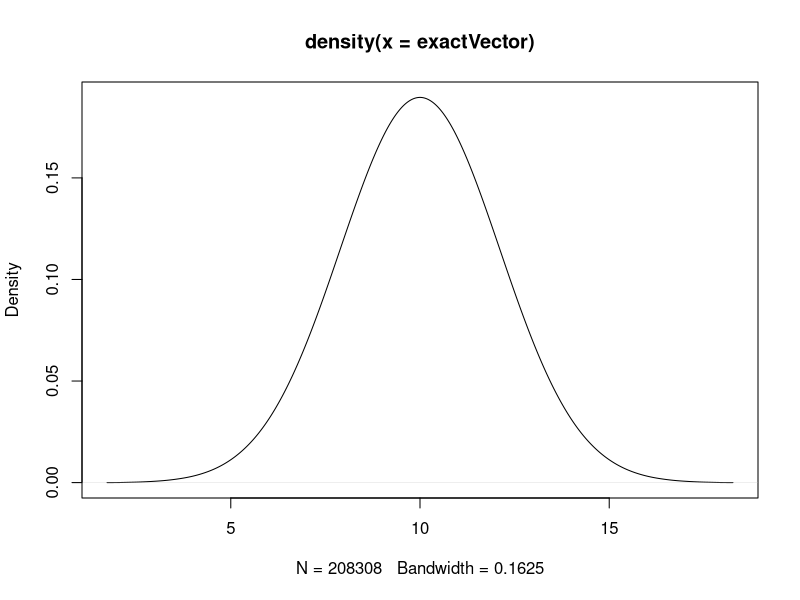
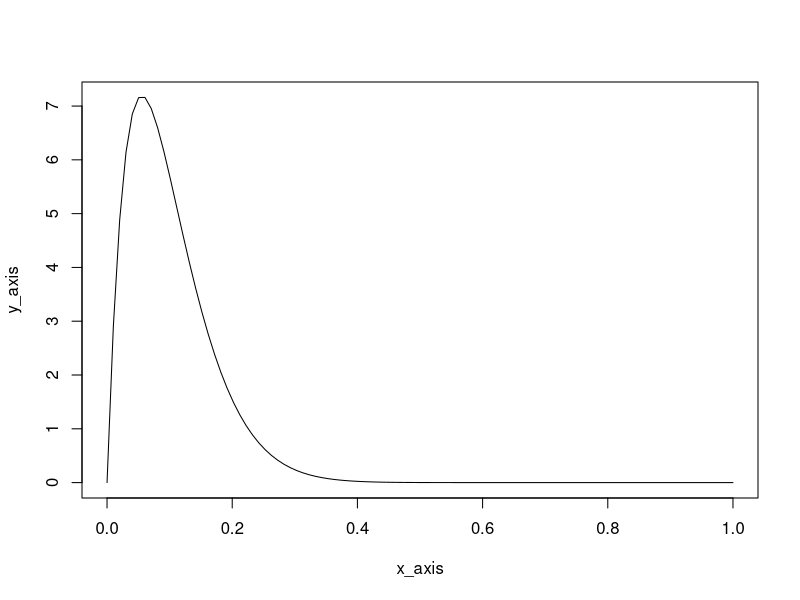
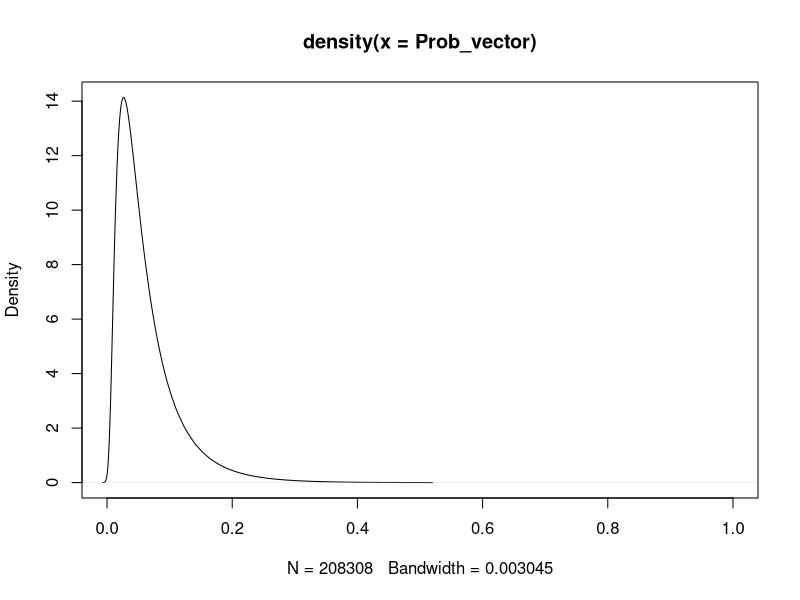

Reproduce these figures in R, in order. (Note: this script raises an error after producing the figures.)
#######################
# epi input functions
#######################

library(MASS)


##############################
# epi inputs models require
#############################

# additional for binary
# P_t1, # NB: this is currently simulated within the functions using rep(P_t1, MCsims)
# additional for survival
# survivalDist,scaleParameter_t1,shapeParameter_t1
# required for all models 
# mu_t2, variance_t2, dist_t2, direction_t2,
# mu_t3, variance_t3, dist_t3, direction_t3,
# mu_t4, variance_t4, dist_t4, direction_t4



##########################################
##########################################
# BINARY endpoint
##########################################
###########################################

########################################
# Binary endpoint: baseline probability
#######################################

# there are 3 methods to input baseline probability
# 1) single value: no uncertainty in baseline
# 2) UCI and LCI for probability: input using slider normalParameters() calculates mu and sigma
# 3) nEvents, nAtRisk: used to draw a beta distribution


# Binary endpoint; baseline probability 1) no uncertainty
##############################################################

# user input: P_t1


# Binary endpoint, baseline probability 2) from LCI and UCI on baseline probability
############################################
# note: this is done as in Excel model by converting probability to odds
# (slighlty modified as linearlity/ normality holds better on the log scale so this is used here)
# ***theoretically possible to simulate negative probability values with this method? - probably not thanks to exponeitation etc
# also possible to do this by treating the LCI and UCI as a 95% interval on a beta distribtion
# and finding the alpha and beta parameters which best fit the LCI and UCI provided by the user
# these parameters are found by choosing alpha and beta to minimise a loss function:
# squared distance from LCI + squared distance from UCI as described in: https://www.johndcook.com/quantiles_parameters.pdf
# loss function in R
# (qbeta(0.025, alpha_hat, beta_hat) - LCI)^2 + (qbeta(0.975, alpha_hat, beta_hat) - UCI)^2
# not fully sure if this works!

# function
# input: prob_UCI and prob_LCI
# output: mu_prob (exact expected probability), sigma (log odds scale), mu  (mean on log odds scale)
# this output can then be used to calculate P_t1 using:
# LO <- rnorm(MCsims, mu, sigma)
# Odds <- exp(LO)
# P_t1 <- Odds/(1 + Odds)
# assumes normal log odds distribution

# test data (from Excel model)
prob_UCI = 0.469
prob_LCI = 0.248

# define function
probCI <- function(prob_UCI, prob_LCI){
  
  # convert prob CIs to odds CIs
  Odds_UCI <- prob_UCI/(1 - prob_UCI)
  Odds_LCI <- prob_LCI/(1 - prob_LCI)
  
  # convert to log scale as sigma is symmetrical around the mean on this scale
  LO_UCI <- log(Odds_UCI)
  LO_LCI <- log(Odds_LCI)
  
  sigma <- abs(LO_UCI - LO_LCI)/(2*1.96)
  mu <- LO_LCI + 1.96*sigma # mean on log odds scale
  mu_OR <- exp(mu)
  mu_prob <- mu_OR/(1 + mu_OR)
  
  
  outputs <- list(mu_prob = mu_prob, mu = mu, sigma = sigma)
  return(outputs)
  
}

# test function (from Excel model)
probCI(0.469, 0.248)





# Binary endpoint, baseline probability 2) Exact sampling: from normal distribution 
############
# given mu and sigma (calculated above) creates vector of samples in direct proportion to normal theoretical distribution
# within a user defined range. This vector can be manipulated to convert to probability distribution
# v.quick!

# inputs: mu, sigma
# outputs: exactVector (vector of samples) 

# define function
exactVectorNormal <- function( mu, sigma){
  
  # just need to sample reasonablely close to mean
  lowerBound <- mu - 6*sigma
  upperBound <- mu + 6*sigma
  # vector of points at which samples will be taken
  # lower bound , upper bound , and length.out = resolution of curve
  x_axis <- seq(lowerBound, upperBound, length.out = 1000) # 1000 appears to work well
  
  # gives a vecor of values for each point in x_axis vector which represent how likely they are
  # in the theoretical distribution (normal with mean mu and sigma)
  density_vector <- dnorm(x_axis, mu, sigma)
  
  # normalise this vector to give highest value in density_vector the value of 1 (the most likely point)
  normalised_density_vector <- density_vector/(max(density_vector))
  
  # take samples of each point in x_axis proportionate to its frequency in the theoretical distribution
  # try values to see how it works: 1000 samples of most likely point
  exactVector <- rep(x_axis, times = normalised_density_vector*1000) 
  
  return(exactVector )
  
}

# test function
exactVector <- exactVectorNormal(10, 2.1)
plot(density(exactVector))








# Binary endpoint: baseline probability 3) from events vs number at risk
############################################

# function
# input: nEvents and nAtRisk
# output: mu_prob (exact expected probability), P_t1
# assumes MCsims sufficient to express the distribution

# test data (from Excel model)
nEvents = 100
nAtRisk = 210
MCsims = 100000

# define function
probEvents <- function(nEvents, nAtRisk, MCsims){
  
  # beta parameter for beta distribution
  nNonEvents <- nAtRisk - nEvents
  mu_prob <- nEvents/(nEvents + nNonEvents)
  
  P_t1 <- rbeta(MCsims,nEvents,nNonEvents )
  outputs <- list(mu_prob = mu_prob, P_t1 = P_t1)
  
  return(outputs)
}

# test function
probEvents(10, 20, 10000)



# Binary endpoint: baseline probability 3) plot function (no randomness)
######################
# no randomness: based on exact densities from beta distribution
# inputs: nEvents, nAtRisk
# output: plot object

plotBetaEvents <- function(nEvents, nAtRisk){
  
  # beta parameter for beta distribution
  nNonEvents <- nAtRisk - nEvents
  
  x_axis <- seq(0, 1, length.out = 100)
  y_axis <- dbeta(x_axis, nEvents, nNonEvents)
  
  plot <- plot(x = x_axis, y = y_axis, type = "l")
  return(plot)
}

# test plot function
plotBetaEvents(2, 20)







# Binary endpoint: baseline probability: PLOT ALL FUNCTION baseline probability from different methods
##########################################################
# there are 3 methods to input baseline probability
# 1) single value: no uncertainty in baseline
# 2) UCI and LCI for probability: input using slider normalParameters() calculates mu and sigma
# 3) nEvents, nAtRisk: used to draw a beta distribution

# require above functions


# test data
input <- list()
input$baselineInput ="confidenceBounds"   # "events" # singleValue
nEvents = 10
nAtRisk = 30
prob_UCI = 0.2
prob_LCI = 0.01
P_t1 = 0.3

# input: mu , sigma or alpha, beta, input$baselineInput
# output: plot object

# wrap in a function??

if(input$baselineInput == "events"){
  
  plotBetaEvents(nEvents, nAtRisk)
  
} 

# also conditional on the confidence bounds not being equal
if(input$baselineInput == "confidenceBounds"){
  
  normalParameters <-  probCI(prob_UCI, prob_LCI)
  LO_vector <- exactVectorNormal(normalParameters$mu, normalParameters$sigma)
  Odds_vector <- exp(LO_vector)
  Prob_vector <- Odds_vector/(1 + Odds_vector)
  
  plot(density(Prob_vector), xlim = c(0, 1))
  
}


# or if confidence bounds are equal
if(input$baselineInput == "singleValue"){
  
  plot(1, type="n", xlab="", ylab="", xlim=c(0, 1), ylim=c(0, 10))
  abline(v = P_t1)
  
}









########################################
# Binary endpoint: relative effects
#######################################
# ? take P_t1 vector (could be uncertain or single valued but must represent the MCsims in its length)
# ? output P_tn

# there are # methods to input relative effects
# 1) UCI and LCI for natural odds ratio scale
# 2) UCI and LCI for natural RR scale
# 3) UCI and LCI for risk difference
# 4) 



# Binary endpoint: relative effects 1) UCI and LCI for natural odds ratio scale
############################################

# function
# input: OR_UCI and OR_LCI
# output: mu_OR, mu (log scale), variance (log scale)
# assumes normal distribution

# plot user inputs
# use exactVectorNormal with mu, variance to take exact samples from normal on LOR scale
# take exponent of these draws and plot to get smooth natural scale OR plot
# include mu_OR, OR_UCI and OR_LCI on this plot

# test data (from Excel model)
OR_UCI = 1.18
OR_LCI = 0.71

# define function
oddsRatioCI <- function(OR_UCI, OR_LCI){
  
  LOR_UCI <- log(OR_UCI) 
  LOR_LCI <- log(OR_LCI)
  sigma <- abs(LOR_UCI - LOR_LCI)/(2*1.96)
  variance <- sigma^2
  
  mu <- LOR_LCI + 1.96*sigma # mean on log odds scale
  mu_OR <- exp(mu)
  
  outputs <- list(mu = mu, variance = variance, mu_OR = mu_OR)
  return(outputs)
}

# test function
oddsRatioCI(OR_UCI, OR_LCI)

oddsRatioCI(1.43, 0.05)


# Binary endpoint: relative effects 2) UCI and LCI for natural RR scale
############################################


# function
# input: RR_UCI and RR_LCI
# output: mu_RR (mean RR on natural scale),  sigma_LRR (se of log rr), mu_LRR (mean of log rr)
# assumes normal distribution for log(RR) 

# plot user inputs
# use exactVectorNormal with sigma_LRR, mu_LRR to take exact samples from normal on LRR scale
# take exponent of these draws and plot to get smooth RR plot
# include mu_RR, RR_UCI and RR_LCI on this plot

# get P_tn
# simulate uncertainty in LRR ~ N(mu_LRR, sigma_LRR)
# exp(LRR) = RR
# RR * P_t1 = P_tn

# similar to above function

# test data (from Excel model)
RR_UCI = 1.18
RR_LCI = 0.71

# define function
RiskRatioCI <- function(RR_UCI, RR_LCI){
  
  LRR_UCI <- log(RR_UCI) 
  LRR_LCI <- log(RR_LCI)
  sigma_LRR <- abs(LRR_UCI - LRR_LCI)/(2*1.96)
  # variance <- sigma_LRR^2
  
  mu_LRR <- LRR_LCI + 1.96*sigma_LRR # mean on log rr scale
  mu_RR <- exp(mu_LRR)
  
  outputs <- list(mu_RR = mu_RR, sigma_LRR = sigma_LRR, mu_LRR = mu_LRR)
  return(outputs)
}

# test function
RiskRatioCI(RR_UCI, RR_LCI)
RiskRatioCI(1.02, 0.94 )






# Binary endpoint: relative effects 3) UCI and LCI for risk difference
############################################


# function
# input: RD_UCI and RD_LCI
# very similar to function above

# plot user inputs

# get P_tn



########################################
# Binary endpoint: probabiliities for new interventions
#######################################


# Binary endpoint: find beta distribtion parameter estimates from vector of probabilitites
##################################################
# supplementary function
# useful to plot inputs neatly by smoothing monte carlo error
# 

# inputs: P_tn (some probability vector)
# outputs: alpha_hat, beta_hat

# test data
P_tn <- rbeta(10000, 13.5, 10 )

# define function
aproxBetaParams <- function(P_tn){
  
  # stop function if input is an NA
  
  # function finds alpha and beta parameter estimates from data for a beta function
  # optimising function with initial values
  suppressWarnings( # suppress that NaNs are produced - the function appears to work well
  fit_beta <- fitdistr(P_tn,"beta",list(shape1=1,shape2=1)) 
  )
  
  # round the result (hopefully should mean that identical inputs will give identical estimates)
  alpha_hat <- round(fit_beta$estimate[1],1) 
  beta_hat <- round(fit_beta$estimate[2],1)
  
  outputs <- list(alpha_hat = alpha_hat, beta_hat = beta_hat)
  return(outputs)
}

# test function
aproxBetaParams(P_tn)




# Binary endpoint: individually plot P_t2, P_t3, P_t4 with uncertain baseline and MCD
############################################




# Binary endpoint: comparative plot of probabilities with uncertain baseline
############################################
# requires MASS package
# put all on one diagram 
# fit a beta distribution to 


# function
# input: alpha_hat_t1, beta_hat_t1, alpha_hat_t2, beta_hat_t2, alpha_hat_t3, beta_hat_t3, alpha_hat_t4, beta_hat_t4 
# output: 

# test data 
P_t <- simProbOfOutcomeMatrixBinary (numberOfTreatments = 3, P_t1 = rep(0.1, 50000),
                       mu_t2 = 0, variance_t2 = 0.1, dist_t2 = "norm",  direction_t2 = "alwaysPositive",
                       mu_t3 = 0.2, variance_t3 = 0.1, dist_t3 = "halfNorm", direction_t3 = "alwaysPositive",
                       mu_t4 = NA, variance_t4 = NA, dist_t4 = "halfNorm", direction_t4 = NA
                       )

beta_params_t2 <- aproxBetaParams(P_t[,2])
beta_params_t3 <- aproxBetaParams(P_t[,3])
beta_params_t4 <- aproxBetaParams(P_t[,4])


# define function
# <- function(nEvents, nAtRisk, MCsims){

 
   # function finds alpha and beta parameter estimates from data for a beta function
   # optimising function with initial values
   fit_beta <- fitdistr(sims,"beta",list(shape1=1,shape2=1)) 
  
   alpha_hat <- round(fit_beta$estimate[1],1) 
   beta_hat <- round(fit_beta$estimate[2],1)
   
   x_axis <- seq(0, 1, length.out = 100)
   
plot(density(sims))
lines(x_axis, dbeta(x_axis,alpha_hat, beta_hat ))


















